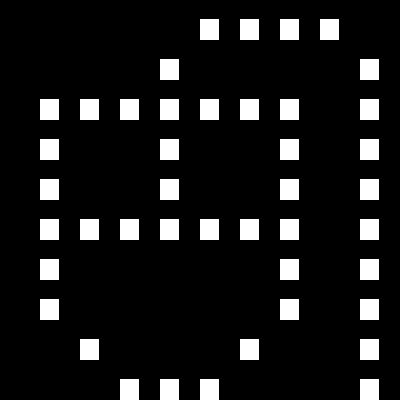

A level layout from a 2D game, rendered from its tile map. Below: a short description, then the map file with tile-grid data replaced by summaries:
An orthogonal 10x10 tile map with 40x40 px tiles, 1 tile layer (Layer 1).

<map version="1.0" orientation="orthogonal" width="10" height="10" tilewidth="40" tileheight="40">
 <tileset firstgid="1" name="texture" tilewidth="40" tileheight="40" spacing="4" margin="4">
  <image source="texture.png" />
 </tileset>
 <layer name="Layer 1" width="10" height="10">
  <data>[100 cells, 43 non-empty, 1 distinct tile ids]</data>
 </layer>
</map>
